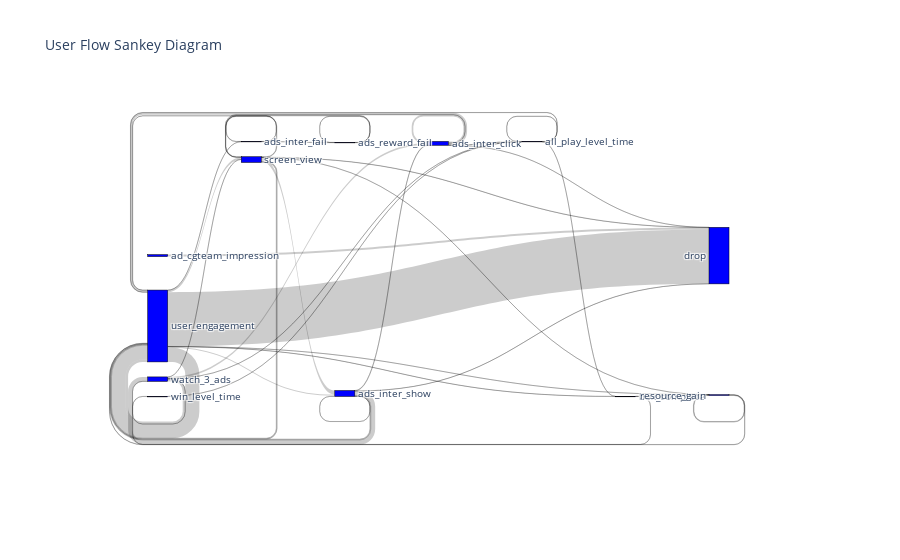

Write notebook code for a chart like this one.
### Code cell
# Convert sequences to nodes and links for Sankey diagram
sequences = sequence_df_inter_8['sequence'].str.split(' -> ')

# Get all unique events
all_events = set()
for seq in sequences:
    all_events.update(seq)

# Create nodes list
nodes = list(all_events)

# Create links dictionary to count transitions
links = {}
for seq in sequences:
    for i in range(len(seq)-1):
        source = seq[i]
        target = seq[i+1]
        key = (source, target)
        links[key] = links.get(key, 0) + 1

# Create source, target and value lists for plotting
source_list = []
target_list = []
value_list = []
for (source, target), value in links.items():
    source_list.append(nodes.index(source))
    target_list.append(nodes.index(target))
    value_list.append(value)

# Create Sankey diagram
import plotly.graph_objects as go

fig = go.Figure(data=[go.Sankey(
    node = dict(
        pad = 15,
        thickness = 20,
        line = dict(color = "black", width = 0.5),
        label = nodes,
        color = "blue"
    ),
    link = dict(
        source = source_list,
        target = target_list,
        value = value_list
    )
)])

fig.update_layout(title_text="User Flow Sankey Diagram", font_size=10)
fig.show()

### Figure 1 — Plotly figure (JSON) as saved in the notebook; plotly's stock layout.template omitted (floating-point values rounded to 4 significant figures)
{"data": [{"link": {"source": [7, 9, 2, 0, 0, 9, 1, 0, 2, 8, 8, 0, 2, 10, 10, 7, 7, 0, 6, 11, 11, 6, 0, 5, 4, 10, 5, 12, 12, 9, 2, 9, 8, 9, 2, 8, 7, 7, 8, 0], "target": [9, 2, 0, 0, 3, 0, 3, 7, 8, 8, 0, 9, 10, 10, 0, 7, 0, 6, 11, 6, 11, 0, 5, 4, 10, 5, 12, 12, 0, 8, 7, 3, 7, 9, 2, 3, 3, 12, 10, 12], "value": [49, 53, 30, 170, 653, 11, 24, 25, 21, 20, 24, 14, 1, 2, 2, 6, 11, 1, 3, 3, 1, 1, 1, 1, 1, 1, 1, 7, 3, 6, 1, 1, 1, 1, 1, 1, 2, 1, 1, 1]}, "node": {"color": "blue", "label": ["user_engagement", "ad_cgteam_impression", "watch_3_ads", "drop", "win_level_time", "box_complete", "ads_inter_fail", "screen_view", "ads_inter_click", "ads_inter_show", "all_play_level_time", "ads_reward_fail", "resource_gain"], "line": {"color": "black", "width": 0.5}, "pad": 15, "thickness": 20}, "type": "sankey"}], "layout": {"font": {"size": 10}, "title": {"text": "User Flow Sankey Diagram"}}}
